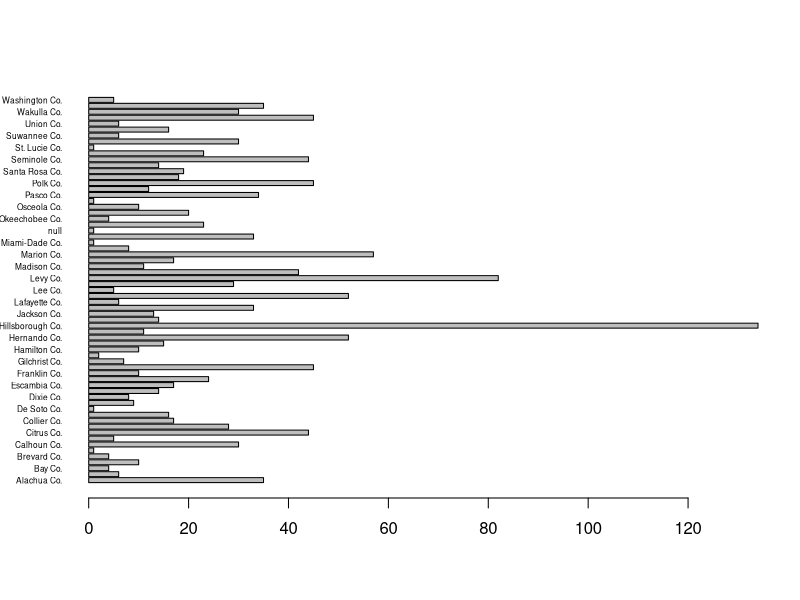
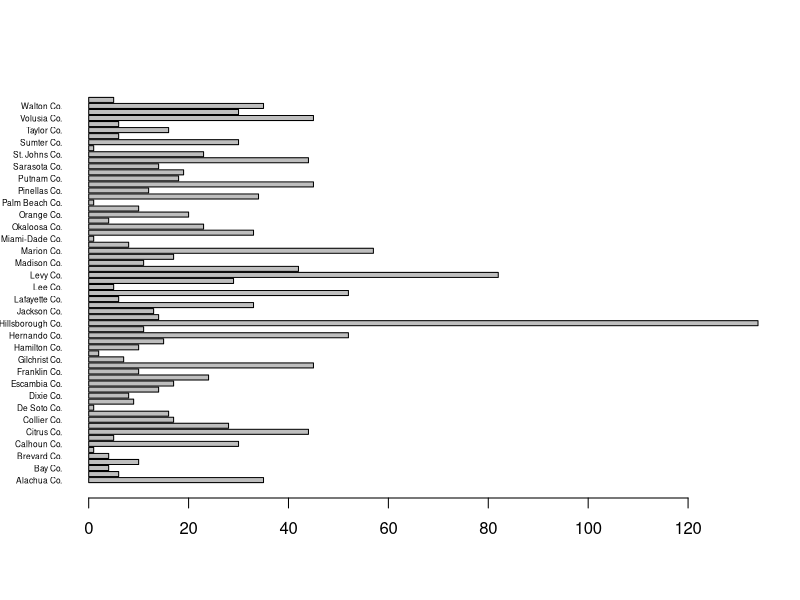

R code for these plots, in order:
#Some R Basics using Atlas of Florida Plants data.

Carex <- read.csv("Carex_FL.csv", header = TRUE)

#Some basic information can be retrieved immediately.

species = unique(Carex$species)

Carex_counties = table(Carex$county)

#We can even do a fast barplot.

barplot(Carex_counties,
        horiz = TRUE,
        las = 1,
        cex.names = 0.5)

#This reveals that we need to do some data cleanup (null county entry).

Carex_clean = Carex[Carex$county != "null",] #We employ some R syntax here to drop null entries.

barplot(table(Carex_clean$county), #You can fold the table command into the barplot call.
        horiz = TRUE,
        las = 1,
        cex.names = 0.5)

Carex[Carex$county == "null", ]

###Optional - clean this plot up a little.

#We can look for which counties have the most individual species.
